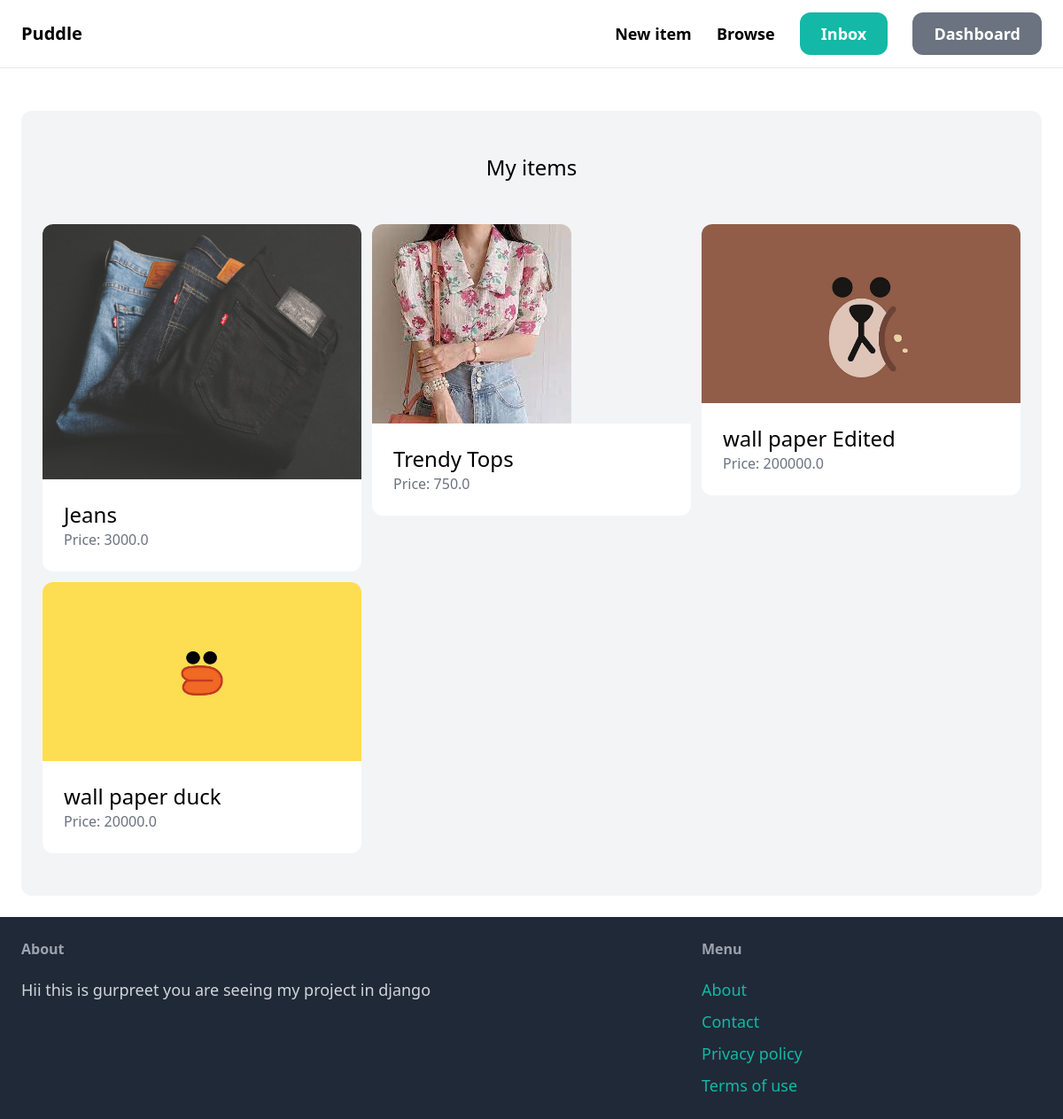
The page /dashboard/ (signed in) on the database its author committed.
### item/models.py (models this page shows, shortened)
class Item(models.Model):
    category = models.ForeignKey(Category, related_name='items', on_delete=models.CASCADE)
    name = models.CharField(max_length=255)
    description = models.TextField(blank=True, null=True)
    price = models.FloatField()
    image = models.ImageField(upload_to='item_images', blank=True, null=True)
    is_sold = models.BooleanField(default=False)
    created_by = models.ForeignKey(User, related_name='items', on_delete=models.CASCADE)
    created_at = models.DateTimeField(auto_now_add=True)

### dashboard/views.py (the view)
# urls.py: path('', views.index, name='index'),
@login_required
def index(request):
    items = Item.objects.filter(created_by=request.user)
    return render(request, 'dashboard/index.html', {
        'items': items,
    })

### dashboard/templates/dashboard/index.html (shortened to what this page needs)
{% extends 'core/base.html' %}
{% block content %}
    <div class="mt-6 px-6 py-12 bg-gray-100 rounded-xl">
        <h2 class="mb-12 text-2xl text-center">My items</h2>
        <div class="grid grid-cols-3 gap-3">
            {% for item in items %}
                <div>
                    <a href="{% url 'item:detail' item.id %}">
                        <div>
                            <img src="{{ item.image.url }}" class="rounded-t-xl">
                        </div>
                        <div class="p-6 bg-white rounded-b-xl">
                            <h2 class="text-2xl">{{ item.name }}</h2>
                            <p class="text-gray-500">Price: {{ item.price }}</p>
                        </div>
                    </a>
                </div>
            {% endfor %}
        </div>
    </div>
{% endblock %}

### rows shown on the page
Item: image (picture), name "Jeans", price "3000.0"
Item: image (picture), name "Trendy Tops", price "750.0"
Item: image (picture), name "wall paper Edited", price "200000.0"
Item: image (picture), name "wall paper duck", price "20000.0"
